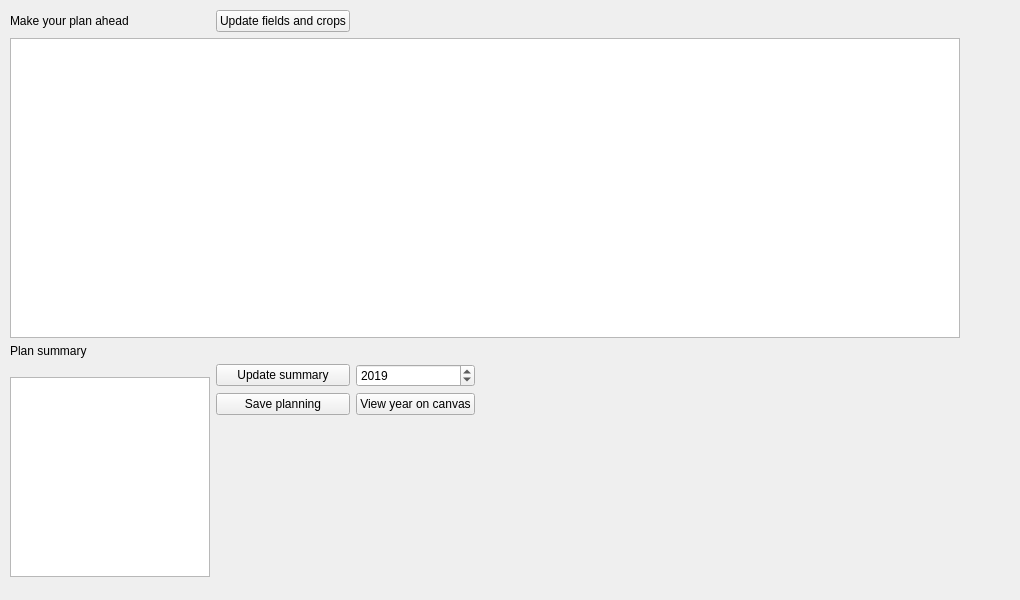
        <widget class="QWidget" name="tab_31">
         <attribute name="title">
          <string>Plan ahead</string>
         </attribute>
         <widget class="QWidget" name="gridLayoutWidget_6">
          <property name="geometry">
           <rect>
            <x>10</x>
            <y>10</y>
            <width>1001</width>
            <height>581</height>
           </rect>
          </property>
          <layout class="QGridLayout" name="gridLayout_6">
           <item row="2" column="0">
            <widget class="QLabel" name="LPlanSummaryLabel">
             <property name="maximumSize">
              <size>
               <width>16777215</width>
               <height>30</height>
              </size>
             </property>
             <property name="text">
              <string>Plan summary</string>
             </property>
            </widget>
           </item>
           <item row="5" column="2">
            <spacer name="verticalSpacer_6">
             <property name="orientation">
              <enum>Qt::Vertical</enum>
             </property>
             <property name="sizeType">
              <enum>QSizePolicy::MinimumExpanding</enum>
             </property>
             <property name="sizeHint" stdset="0">
              <size>
               <width>20</width>
               <height>70</height>
              </size>
             </property>
            </spacer>
           </item>
           <item row="4" column="1">
            <widget class="QPushButton" name="PBSavePlan">
             <property name="maximumSize">
              <size>
               <width>200</width>
               <height>30</height>
              </size>
             </property>
             <property name="text">
              <string>Save planning</string>
             </property>
            </widget>
           </item>
           <item row="4" column="2">
            <widget class="QPushButton" name="PBViewPlan">
             <property name="maximumSize">
              <size>
               <width>200</width>
               <height>30</height>
              </size>
             </property>
             <property name="text">
              <string>View year on canvas</string>
             </property>
            </widget>
           </item>
           <item row="0" column="1">
            <widget class="QPushButton" name="PBUpdatePlaning">
             <property name="text">
              <string>Update fields and crops</string>
             </property>
            </widget>
           </item>
           <item row="0" column="0">
            <widget class="QLabel" name="label_174">
             <property name="text">
              <string>Make your plan ahead</string>
             </property>
            </widget>
           </item>
           <item row="3" column="1">
            <widget class="QPushButton" name="PBUpdateSummary">
             <property name="maximumSize">
              <size>
               <width>200</width>
               <height>16777215</height>
              </size>
             </property>
             <property name="text">
              <string>Update summary</string>
             </property>
            </widget>
           </item>
           <item row="3" column="0" rowspan="3">
            <widget class="QListWidget" name="LWPlanSummary">
             <property name="minimumSize">
              <size>
               <width>200</width>
               <height>200</height>
              </size>
             </property>
             <property name="maximumSize">
              <size>
               <width>200</width>
               <height>200</height>
              </size>
             </property>
            </widget>
           </item>
           <item row="1" column="0" colspan="4">
            <widget class="QTableWidget" name="TWPlan">
             <property name="minimumSize">
              <size>
               <width>900</width>
               <height>300</height>
              </size>
             </property>
             <property name="maximumSize">
              <size>
               <width>950</width>
               <height>300</height>
              </size>
             </property>
             <property name="locale">
              <locale language="English" country="UnitedKingdom"/>
             </property>
             <property name="editTriggers">
              <set>QAbstractItemView::AnyKeyPressed</set>
             </property>
            </widget>
           </item>
           <item row="3" column="2">
            <widget class="QDateEdit" name="DEPlanYear">
             <property name="maximumSize">
              <size>
               <width>16777215</width>
               <height>30</height>
              </size>
             </property>
             <property name="displayFormat">
              <string>yyyy</string>
             </property>
             <property name="date">
              <date>
               <year>2019</year>
               <month>1</month>
               <day>1</day>
              </date>
             </property>
            </widget>
           </item>
           <item row="4" column="3">
            <spacer name="horizontalSpacer_3">
             <property name="orientation">
              <enum>Qt::Horizontal</enum>
             </property>
             <property name="sizeHint" stdset="0">
              <size>
               <width>40</width>
               <height>20</height>
              </size>
             </property>
            </spacer>
           </item>
          </layout>
         </widget>
        </widget>
